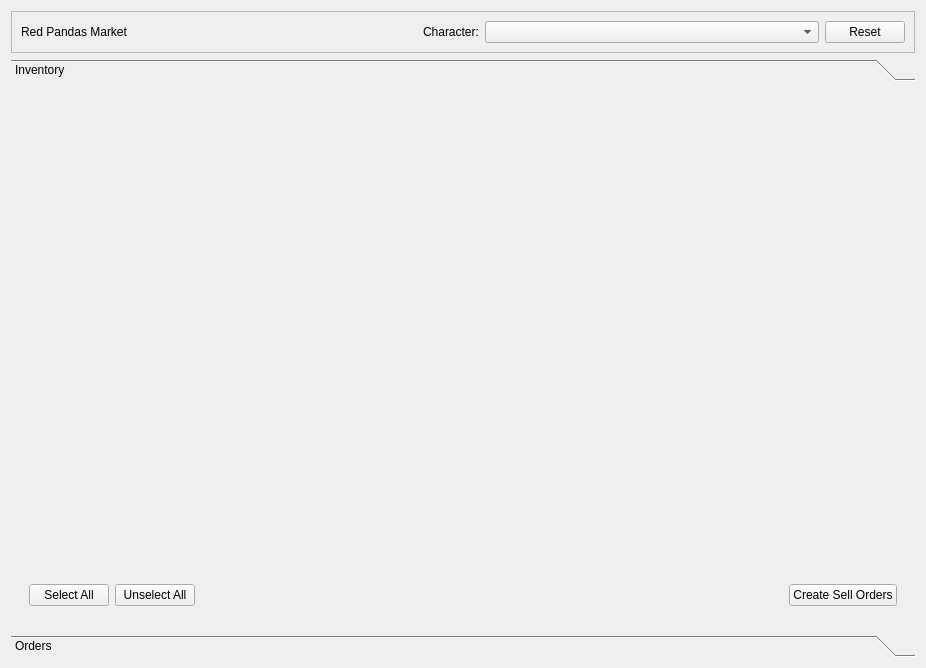
<?xml version="1.0" encoding="UTF-8"?>
<ui version="4.0">
 <class>RedPandasMarketForm</class>
 <widget class="QWidget" name="RedPandasMarketForm">
  <property name="geometry">
   <rect>
    <x>0</x>
    <y>0</y>
    <width>926</width>
    <height>668</height>
   </rect>
  </property>
  <property name="windowTitle">
   <string>Form</string>
  </property>
  <layout class="QVBoxLayout" name="verticalLayout" stretch="1,0">
   <item>
    <widget class="QFrame" name="frame">
     <property name="sizePolicy">
      <sizepolicy hsizetype="Preferred" vsizetype="Maximum">
       <horstretch>0</horstretch>
       <verstretch>0</verstretch>
      </sizepolicy>
     </property>
     <property name="frameShape">
      <enum>QFrame::Shape::StyledPanel</enum>
     </property>
     <property name="frameShadow">
      <enum>QFrame::Shadow::Raised</enum>
     </property>
     <layout class="QHBoxLayout" name="horizontalLayout">
      <item>
       <widget class="QLabel" name="label">
        <property name="text">
         <string>Red Pandas Market</string>
        </property>
       </widget>
      </item>
      <item>
       <layout class="QHBoxLayout" name="horizontalLayout_4">
        <item>
         <widget class="QLabel" name="label_2">
          <property name="sizePolicy">
           <sizepolicy hsizetype="Maximum" vsizetype="Preferred">
            <horstretch>0</horstretch>
            <verstretch>0</verstretch>
           </sizepolicy>
          </property>
          <property name="text">
           <string>Character:</string>
          </property>
         </widget>
        </item>
        <item>
         <widget class="QComboBox" name="comboBox_characters"/>
        </item>
       </layout>
      </item>
      <item>
       <widget class="QPushButton" name="pushButton_reset">
        <property name="sizePolicy">
         <sizepolicy hsizetype="Maximum" vsizetype="Fixed">
          <horstretch>0</horstretch>
          <verstretch>0</verstretch>
         </sizepolicy>
        </property>
        <property name="text">
         <string>Reset</string>
        </property>
       </widget>
      </item>
     </layout>
    </widget>
   </item>
   <item>
    <widget class="QWidget" name="widget" native="true">
     <layout class="QVBoxLayout" name="verticalLayout_2">
      <property name="leftMargin">
       <number>0</number>
      </property>
      <property name="topMargin">
       <number>0</number>
      </property>
      <property name="rightMargin">
       <number>0</number>
      </property>
      <property name="bottomMargin">
       <number>0</number>
      </property>
      <item>
       <widget class="QToolBox" name="toolBox">
        <property name="currentIndex">
         <number>0</number>
        </property>
        <widget class="QWidget" name="inv">
         <property name="geometry">
          <rect>
           <x>0</x>
           <y>0</y>
           <width>904</width>
           <height>515</height>
          </rect>
         </property>
         <attribute name="label">
          <string>Inventory</string>
         </attribute>
         <layout class="QVBoxLayout" name="verticalLayout_3">
          <item>
           <widget class="QWidget" name="widget_content" native="true"/>
          </item>
          <item>
           <widget class="QWidget" name="widget_footer" native="true">
            <property name="maximumSize">
             <size>
              <width>16777215</width>
              <height>50</height>
             </size>
            </property>
            <layout class="QHBoxLayout" name="horizontalLayout_3">
             <item>
              <widget class="QPushButton" name="pushButton_tickall">
               <property name="text">
                <string>Select All</string>
               </property>
              </widget>
             </item>
             <item>
              <widget class="QPushButton" name="pushButton_unselectAll">
               <property name="text">
                <string>Unselect All</string>
               </property>
              </widget>
             </item>
             <item>
              <spacer name="horizontalSpacer">
               <property name="orientation">
                <enum>Qt::Orientation::Horizontal</enum>
               </property>
               <property name="sizeHint" stdset="0">
                <size>
                 <width>527</width>
                 <height>20</height>
                </size>
               </property>
              </spacer>
             </item>
             <item>
              <widget class="QPushButton" name="pushButton_upload">
               <property name="text">
                <string>Create Sell Orders</string>
               </property>
              </widget>
             </item>
            </layout>
           </widget>
          </item>
         </layout>
        </widget>
        <widget class="QWidget" name="orders">
         <property name="geometry">
          <rect>
           <x>0</x>
           <y>0</y>
           <width>904</width>
           <height>515</height>
          </rect>
         </property>
         <attribute name="label">
          <string>Orders</string>
         </attribute>
        </widget>
       </widget>
      </item>
     </layout>
    </widget>
   </item>
  </layout>
 </widget>
 <resources/>
 <connections/>
</ui>
